Frame 1 (no input): blank canvas, image omitted
Frame 60 (no input): blank canvas, image omitted
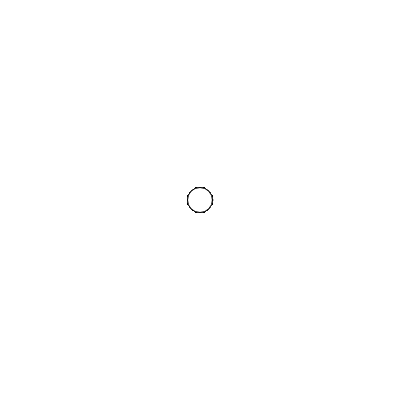
Frame 120 (the mouse pressed at the canvas centre since frame 60)

The p5.js sketch whose frames 1 and 60 were blank and that drew this single picture after the mouse press (run headless with seeded random() and noise() and a simulated clock; from frame 60 on, the mouse is pressed at the canvas centre):

// p5.js sketch
// ── sketch.js
// setup function - used for commands that need to run only once
function setup()
{
  // only put code here that you want to happen one time, 
  // at the start of your program

  // create a canvas element on the page
  createCanvas(400,400);
}

// draw function - this is our 'game' loop that automatically 
// executes over and over
function draw()
{
  ellipse(mouseX, mouseY, 25, 25);
}

// this function runs one time every time the mouse is pressed
function mousePressed() {
  // erase the background
  background(255);
}
